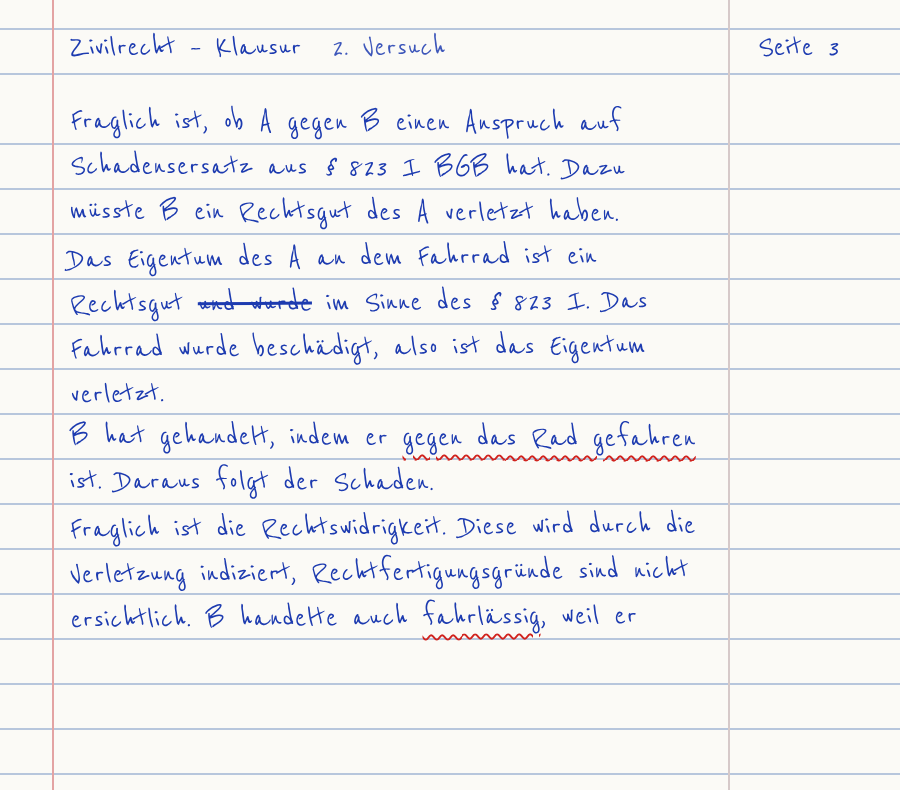
#> input picture spiel/proc/klausur/basis.png, 900 x 790 px
$ python handyvideo.py klausur/basis.png klausur/k0.png
#> lines starting #> are read from the running program, lines starting #| are printed output that depends on the picture
import sys, numpy as np, io
from PIL import Image
src,out=sys.argv[1],sys.argv[2]
im=Image.open(src).convert('RGB')
#> im is the input picture: PIL image 900x790 RGB; mean R, G, B 241.5, 241.7, 242.3
# leicht schief (Handy in der Hand), etwas reingezoomt damit keine Ränder
im=im.rotate(-2.2,resample=Image.BICUBIC,expand=False); w,h=im.size
#> after `im = im.rotate(-2.2, resample=Image.BICUBIC, expand=False)`:
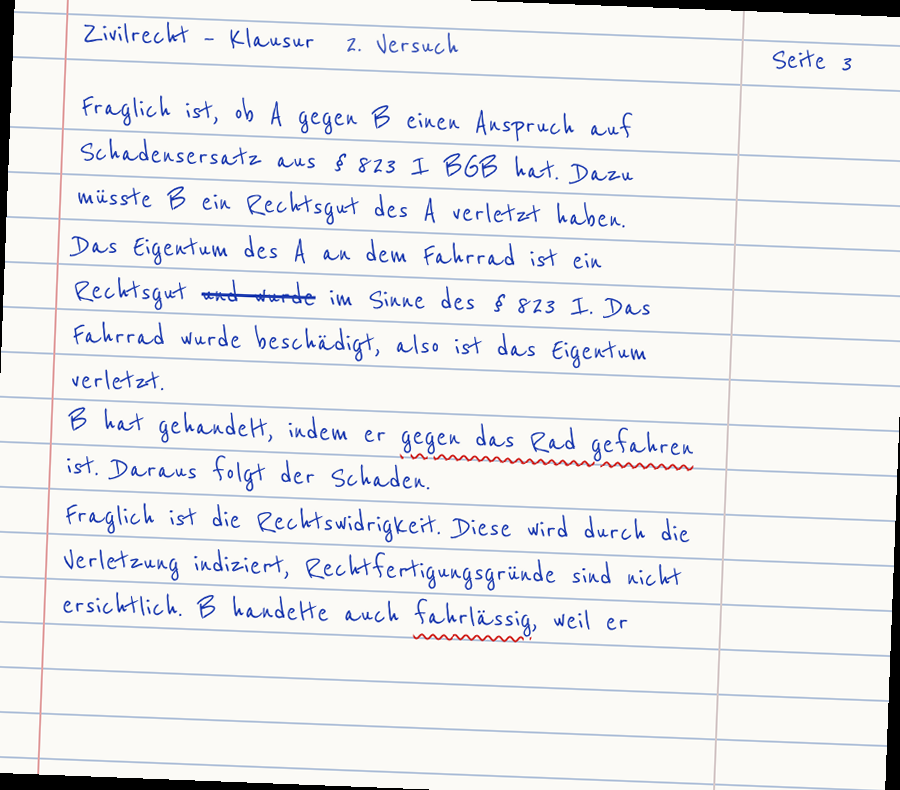
#> im: PIL image 900x790 RGB; mean R, G, B 236.5, 236.8, 237.6
#> after `w, h = im.size`: w = 900; h = 790
im=im.crop((int(w*.04),int(h*.03),int(w*.96),int(h*.97))).resize((w,h),Image.LANCZOS)
a=np.asarray(im).astype(np.float32)/255
l=a.mean(2,keepdims=True)
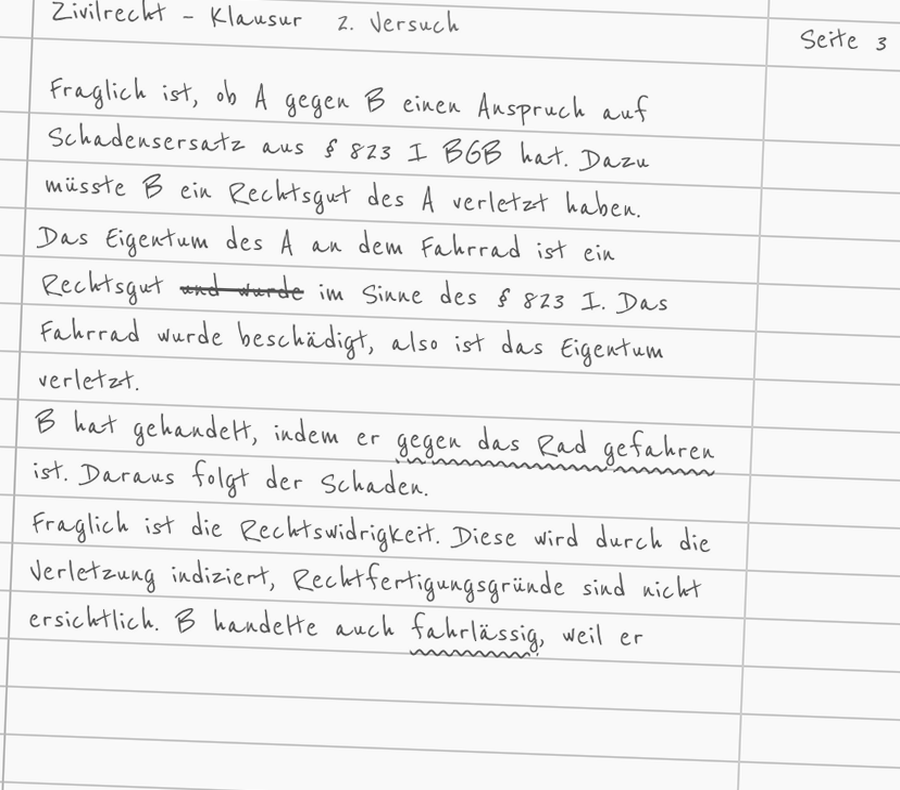
#> l: shape (790, 900, 1) float32; min 0.205, max 1, mean 0.944
# Handy-Nachtmodus: Schatten absaufen, Lichter überstrahlen (Clipping, kein Weichzeichner)
a=np.clip((a-.03)*1.12,0,1)**1.18
a=np.where(a>.78,.78+(a-.78)*1.9,a)
# Fokus Mitte-oben (Mia), Rand/Leute dunkler
y,x=np.mgrid[0:h,0:w]; r=np.sqrt(((x-w*.5)/(w*.55))**2+((y-h*.38)/(h*.6))**2)
a=a*np.clip(1-.55*np.clip(r-.45,0,None)**1.3,.35,1)[...,None]
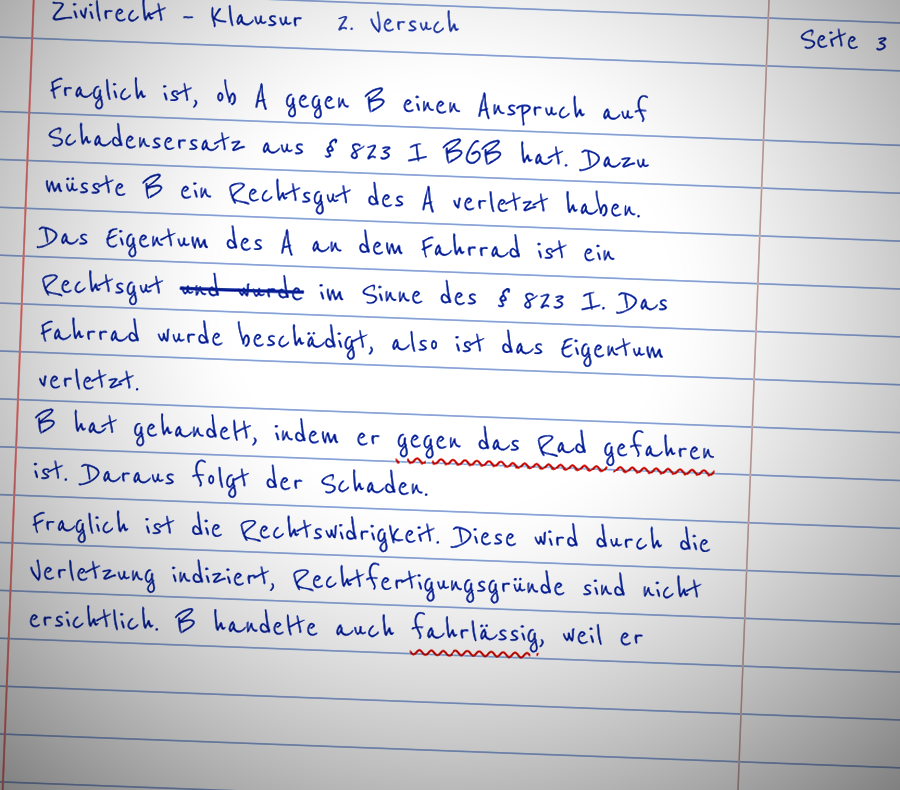
#> a: shape (790, 900, 3) float64; mean R, G, B 1, 1.01, 1.04; drawn with min black and max white
# Farbe: Handy-Weißabgleich, leicht magenta/kühl
a=a*np.array([1.03,.95,1.06])
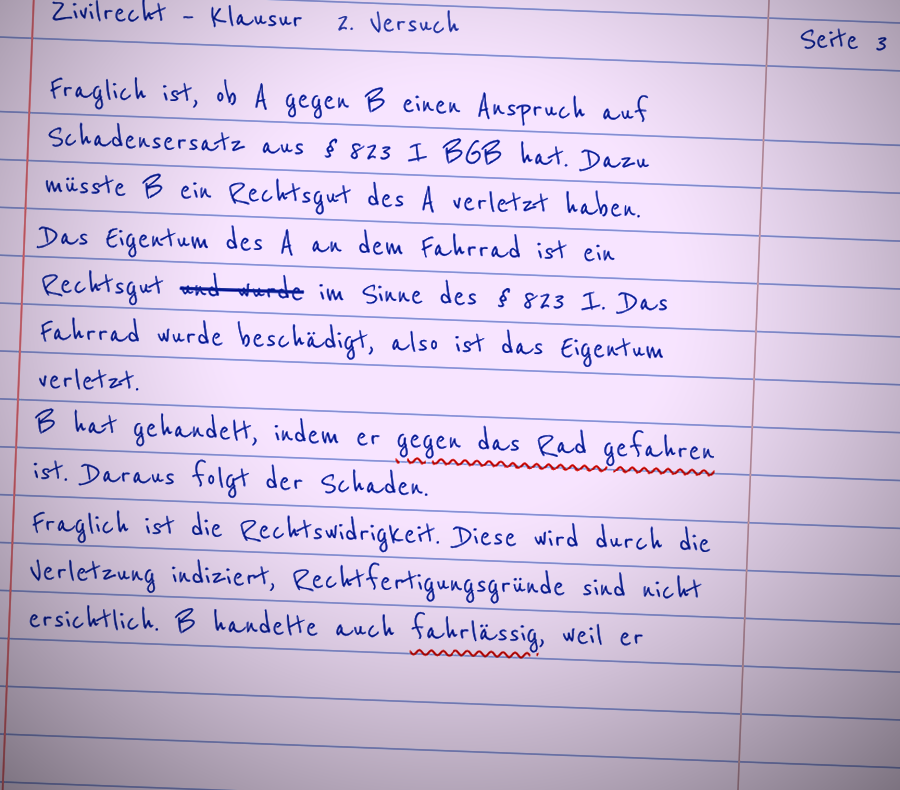
#> a: shape (790, 900, 3) float64; mean R, G, B 1.03, 0.958, 1.1; drawn with min black and max white
# Sensorrauschen: Helligkeit + Farbrauschen, stärker in den Schatten
rng=np.random.default_rng(3); s=(.5+.9*(1-a.mean(2,keepdims=True)))
#> after `s = 0.5 + 0.9 * (1 - a.mean(2, keepdims=True))`:
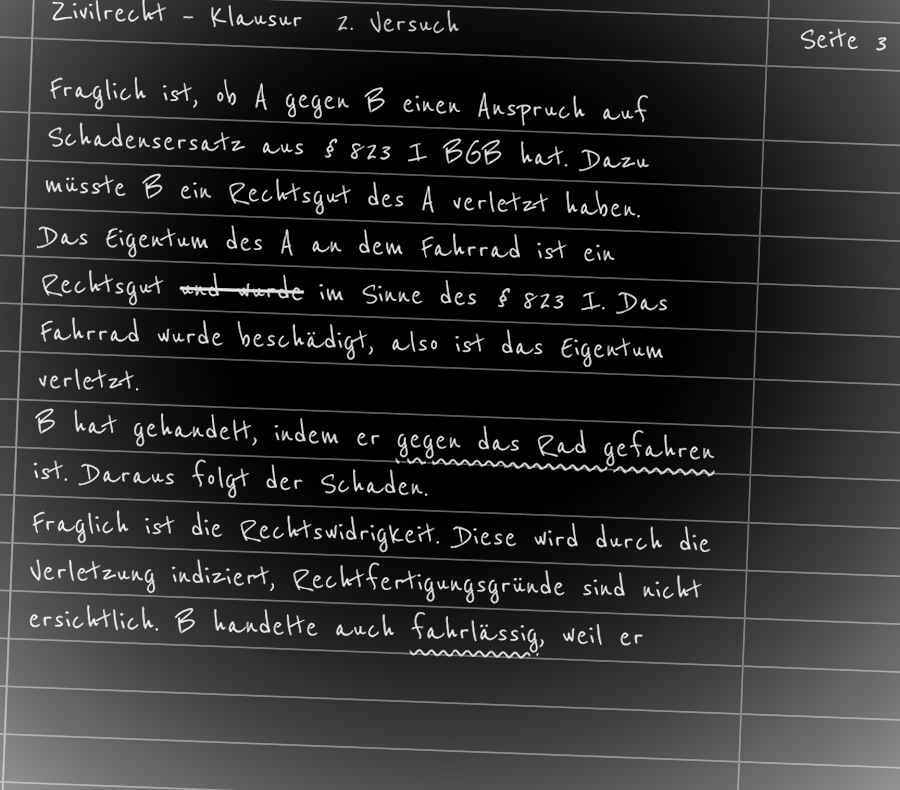
#> s: shape (790, 900, 1) float64; min 0.307, max 1.25, mean 0.474; drawn with min black and max white
a=a+rng.normal(0,.03,(h,w,1))*s+rng.normal(0,.018,(h,w,3))*s
img=Image.fromarray((np.clip(a,0,1)*255).astype(np.uint8))
# JPEG-Kompression wie bei WhatsApp/Insta (zweimal)
for q in (60,55):
  b=io.BytesIO(); img.save(b,'JPEG',quality=q); img=Image.open(io.BytesIO(b.getvalue())).convert('RGB')
#> after `img = Image.open(io.BytesIO(b.getvalue())).convert('RGB')`:
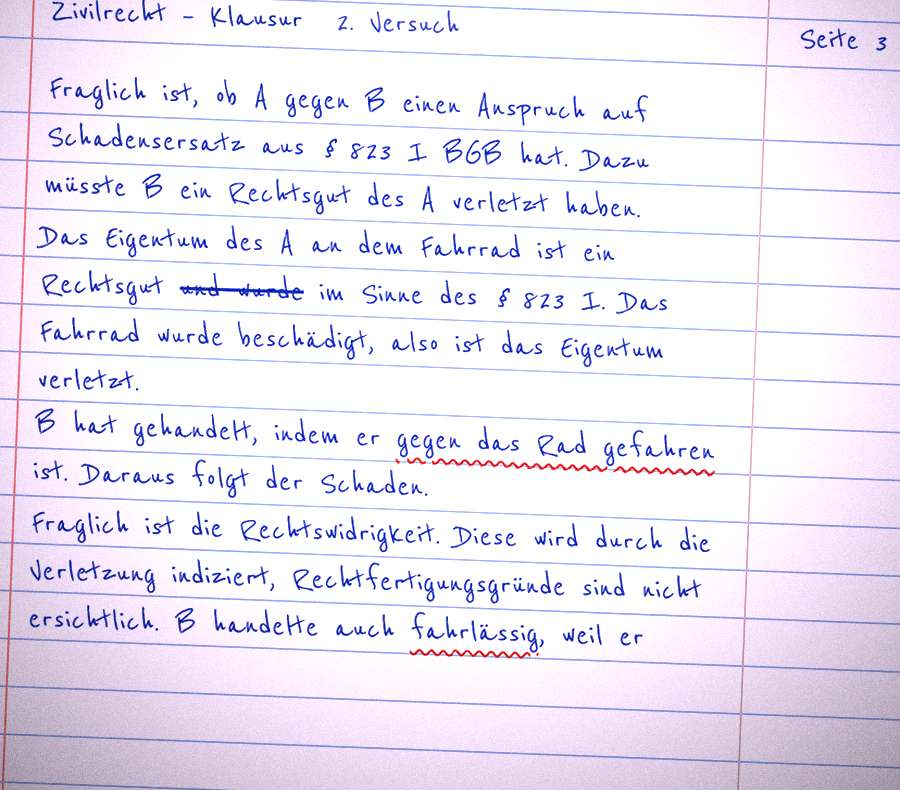
#> img: PIL image 900x790 RGB; mean R, G, B 235.9, 230.7, 242.6
img.save(out,quality=92)
